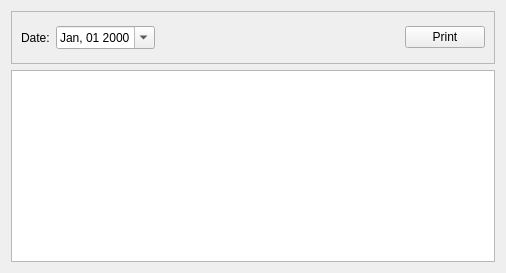
      <widget class="QWidget" name="ReportTab1">
       <attribute name="title">
        <string>Daily Report</string>
       </attribute>
       <layout class="QGridLayout" name="gridLayout_5">
        <item row="0" column="0">
         <widget class="QFrame" name="frame">
          <property name="enabled">
           <bool>true</bool>
          </property>
          <property name="frameShape">
           <enum>QFrame::StyledPanel</enum>
          </property>
          <property name="frameShadow">
           <enum>QFrame::Raised</enum>
          </property>
          <layout class="QGridLayout" name="gridLayout_6">
           <item row="0" column="0">
            <layout class="QHBoxLayout" name="horizontalLayout_13">
             <item>
              <widget class="QLabel" name="label_12">
               <property name="text">
                <string>Date:</string>
               </property>
              </widget>
             </item>
             <item>
              <widget class="QDateEdit" name="deDate">
               <property name="time">
                <time>
                 <hour>0</hour>
                 <minute>0</minute>
                 <second>0</second>
                </time>
               </property>
               <property name="displayFormat">
                <string>MMM, dd yyyy</string>
               </property>
               <property name="calendarPopup">
                <bool>true</bool>
               </property>
              </widget>
             </item>
             <item>
              <spacer name="horizontalSpacer_7">
               <property name="orientation">
                <enum>Qt::Horizontal</enum>
               </property>
               <property name="sizeHint" stdset="0">
                <size>
                 <width>244</width>
                 <height>33</height>
                </size>
               </property>
              </spacer>
             </item>
             <item>
              <widget class="QPushButton" name="pbPrint">
               <property name="text">
                <string>Print</string>
               </property>
              </widget>
             </item>
            </layout>
           </item>
          </layout>
         </widget>
        </item>
        <item row="1" column="0">
         <widget class="QTableView" name="tvReport"/>
        </item>
       </layout>
      </widget>
